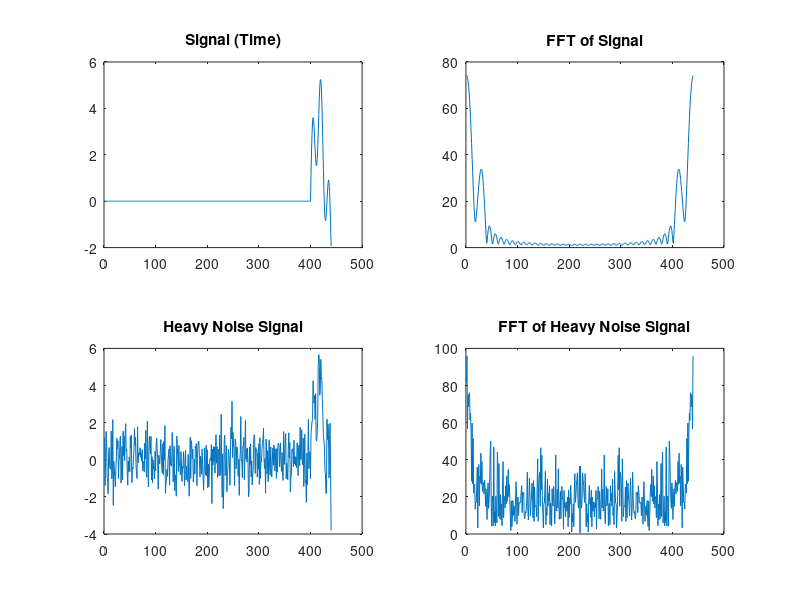

MATLAB code to generate this figure:
function variable_encoder

%updated tanvir's code with user defined periods

clear all
clc

%Asks for the sequence from the use the converts to string for use by
%forloop
prompt ='what is your sequence? ';
sequence =input(prompt,'s');
num = sequence;
LengthN = length(num); % number of digits

%user defined digit periods
DigitPeriod = zeros(1,LengthN); 
for i = 1:LengthN
    fprintf('Input period of tone %d(in ms)',i)
    DigitPeriod(i)=input('');
end

%user defined silent periods
SilentPeriod = zeros(1,LengthN);
for i = 1:(LengthN-1)
    fprintf('Input period of silence %d (in ms):',i)
    SilentPeriod(i)=input('');
end

%frequencies
List = [100 200 300; 100 200 400; 100 200 500; 100 150 300; 100 150 400; 
         100 150 500; 75 200 300; 75 200 400; 75 200 500; 75 150 300];
 %Initial Values
 Sampling = 8000; % sampling for sound must be atleast 8000
 
%not sure what these do?
            interval = 50e-3;
            N0 = floor(interval*Sampling);
            Signal = zeros(N0,1);   % Fill Array with Zeros
            IndexDuration =  zeros(LengthN,1); % Fill Array with Zeros

% generate signal for number number
     for i = 1: LengthN
          duration = DigitPeriod(i)*1e-3; % duration specified in prompt
          interval = SilentPeriod(i)*1e-3; % interval specified in prompt
          Ns = floor(duration*Sampling);  % signal
          N0 = floor(interval*Sampling);  % silence period
          %Array of Intervals:
         IndexDuration=[IndexDuration; duration; interval];
         k = 1:Ns;
         number = str2double(num(i)); % convert string to doubles
         %Looks at the valyes in the List above to see which freqs need to
         %be added for the tone.
         Freq1 = List(number+1,1); 
         Freq2 = List(number+1,2);
         Freq3 = List(number+1,3);
         ToneSignal =(1+ rand(1))*(sin(2.*pi.*Freq1.*k./Sampling)...
             + sin(2.*pi.*Freq2.*k./Sampling)...
             + sin(2.*pi.*Freq3.*k./Sampling));  % maximal amplitude is 2
         %Creates a matrix to store all signals computed above into a
         %matrix, ":" operant makes the rows of the maxtrix columbs. and
         %then adds a zeros matrix to fill the "intervals".
         Signal = [Signal; ToneSignal(:); zeros(N0,1)];
     end
%create White Noise to Signal:
Heavy_Noise = awgn(Signal,.0005);

% Plot all signals Generated:
        figure
        
        subplot(2,2,1) % first subplot
        plot(Signal)
        title('Signal (Time)')

        subplot(2,2,2) % second subplot
        plot(abs(fft(Signal)))
        title('FFT of Signal')
 
        subplot(2,2,3) % third subplot
        plot(Heavy_Noise);
        title('Heavy Noise Signal')

        subplot(2,2,4) % fourth subplot
        plot(abs(fft(Heavy_Noise)));
        title('FFT of Heavy Noise Signal')
        
% %Generate Sound for all signals 1) Normal, 2) Noisy 3) heavily Noisy
%   prompt='press any key to hear original tone'
%         pause;
%         sound(Signal, Sampling)
%   prompt='press any key to hear noisy tone'
%         pause;
%         sound(Light_Noise, Sampling)
%   prompt='press any key to hear heavily noisy tone'
%         pause;
%         sound(Heavy_Noise, Sampling)
%   prompt='end of encoder sequence'
